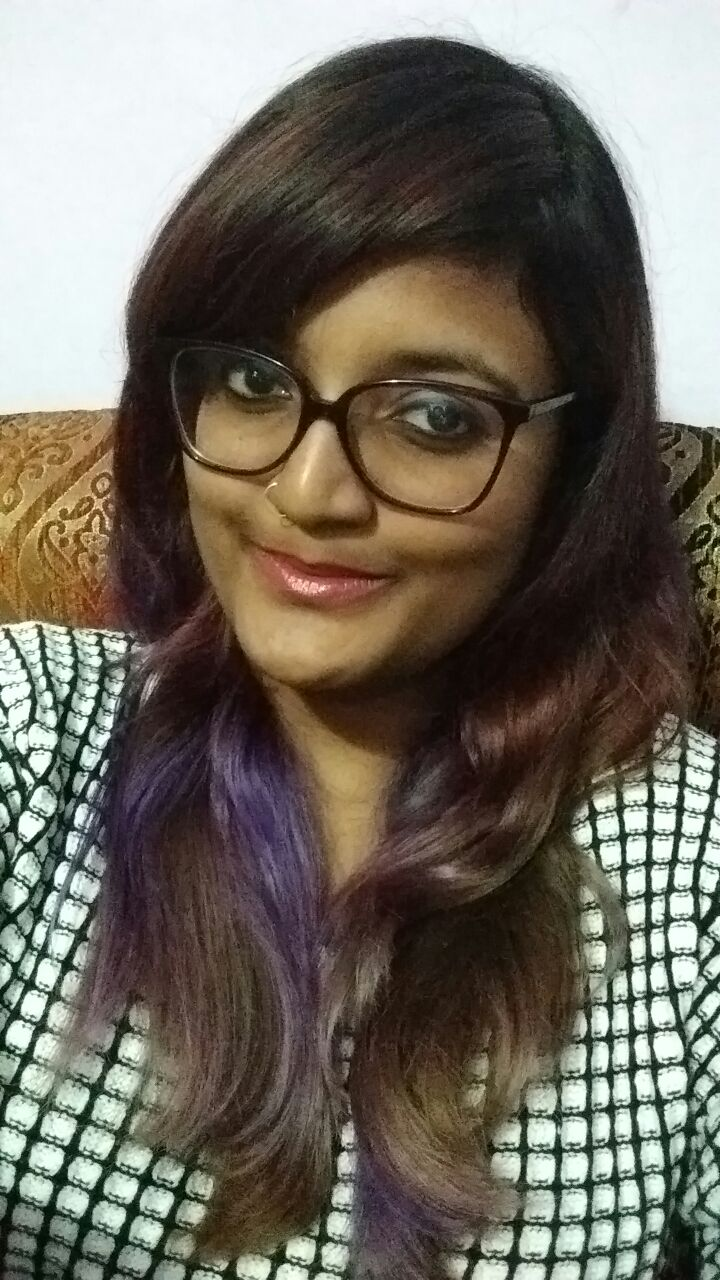
#> input picture image/test.jpg, 720 x 1280 px
$ jupyter execute 'Instagram filter.ipynb'   (shell and % lines are left out)   (older library calls are emulated)
#> lines starting #> are read from the running program, lines starting #| are printed output that depends on the picture; after the words box and inside, x2 and y2 are one past the last pixel; in counts of white or black regions, pixels touching at a corner belong together
<p style="font-family: Arial; font-size:3.75em;color:purple; font-style:bold"><br>
Image Filters using numpy</p>

<p style="font-family: Verdana; font-size:1.75em; color:#2462C0; font-style:bold">Loading the libraries we need: numpy, scipy, matplotlib</p>

[cell 1]
import numpy as np
from scipy import misc #Scipy library helps in the image processing ascept and misc helps in miscellaneous utilities (e.g. image reading/writing)
import matplotlib.pyplot as plt

<p style="font-family: Verdana; font-size:1.75em; color:#2462C0; font-style:bold">Creating a numpy array from an image file:</p>

<br>
Lets choose a portrait image file as an ndarray and display its type

[cell 2]
from skimage import data

photo_data = misc.imread('./image/test.jpg')
#> photo_data is the input picture: shape (1280, 720, 3); mean R, G, B 111.1, 105.1, 94

type(photo_data)

Lets see what is in the image

[cell 3]
plt.figure(figsize=(10,10))
plt.imshow(photo_data)

[cell 4]
photo_data.shape
#> Out = (1280, 720, 3)

#print(photo_data)

The shape of the ndarray show that it is a three layered matrix. The first two numbers here are length and width, and the third number (i.e. 3) is for three layers: Red, Green and Blue.

<p style="font-family: Arial; font-size:1.75em;color:#2462C0; font-style:bold">
RGB Color Mapping in the Photo:</p> <br>
<ul>
<li><p style="font-family: Arial; font-size:1.75em;color:red; font-style:bold">
RED pixel indicates Altitude</p>
<li><p style="font-family: Arial; font-size:1.75em;color:blue; font-style:bold">
BLUE pixel indicates Aspect
</p>
<li><p style="font-family: Arial; font-size:1.75em;color:green; font-style:bold">
GREEN pixel indicates Slope
</p>
</ul>
<br>
The higher values denote higher altitude, aspect and slope.

[cell 5]
photo_data.size
#> Out = 2764800

[cell 6]
photo_data.min(), photo_data.max()
#> Out = (0, 255)

[cell 7]
photo_data.mean()
#> Out = 103.4

Pixel on the 150th Row and 250th Column

[cell 8]
photo_data[150, 250]
#> Out = [122, 109, 100]

[cell 9]
photo_data[150, 250, 1]
#> Out = 109

<p style="font-family: Arial; font-size:1.75em;color:#2462C0; font-style:bold"><br>
Set a Pixel to All Zeros</p>
<br/>
We can set all three layer in a pixel as once by assigning zero globally to that (row,column) pairing. However, setting one pixel to zero is not noticeable.

[cell 10]
#photo_data = misc.imread('./wifire/sd-3layers.jpg')
photo_data[150, 250] = 0
#> photo_data: shape (1280, 720, 3); under 0.01% of pixels changed, all inside (x1, y1, x2, y2) = (250, 150, 251, 151)
plt.figure(figsize=(10,10))
plt.imshow(photo_data)

<p style="font-family: Arial; font-size:1.75em;color:#2462C0; font-style:bold"><br>
Changing colors in a Range<p/>
<br/>
We can also use a range to change the pixel values. As an example, let's set the green layer for rows 200 t0 800 to full intensity.

[cell 11]
photo_data = misc.imread('./image/test.jpg')

photo_data[0:1200, 100:600 ,2] = 255
plt.figure(figsize=(10,10))
plt.imshow(photo_data)

[cell 12]
photo_data = misc.imread('./image/test.jpg')

photo_data[400:1000, :] = 255
plt.figure(figsize=(10,10))
plt.imshow(photo_data)

[cell 13]
photo_data = misc.imread('./image/test.jpg')

photo_data[200:800, :] = 0
plt.figure(figsize=(10,10))
plt.imshow(photo_data)

<p style="font-family: Arial; font-size:1.75em;color:#2462C0; font-style:bold"><br>
Pick all Pixels with Low Values</p>

[cell 14]
photo_data = misc.imread('./image/test.jpg')
print("Shape of photo_data:", photo_data.shape)
#| Shape of photo_data: (1280, 720, 3)
low_value_filter = photo_data < 200
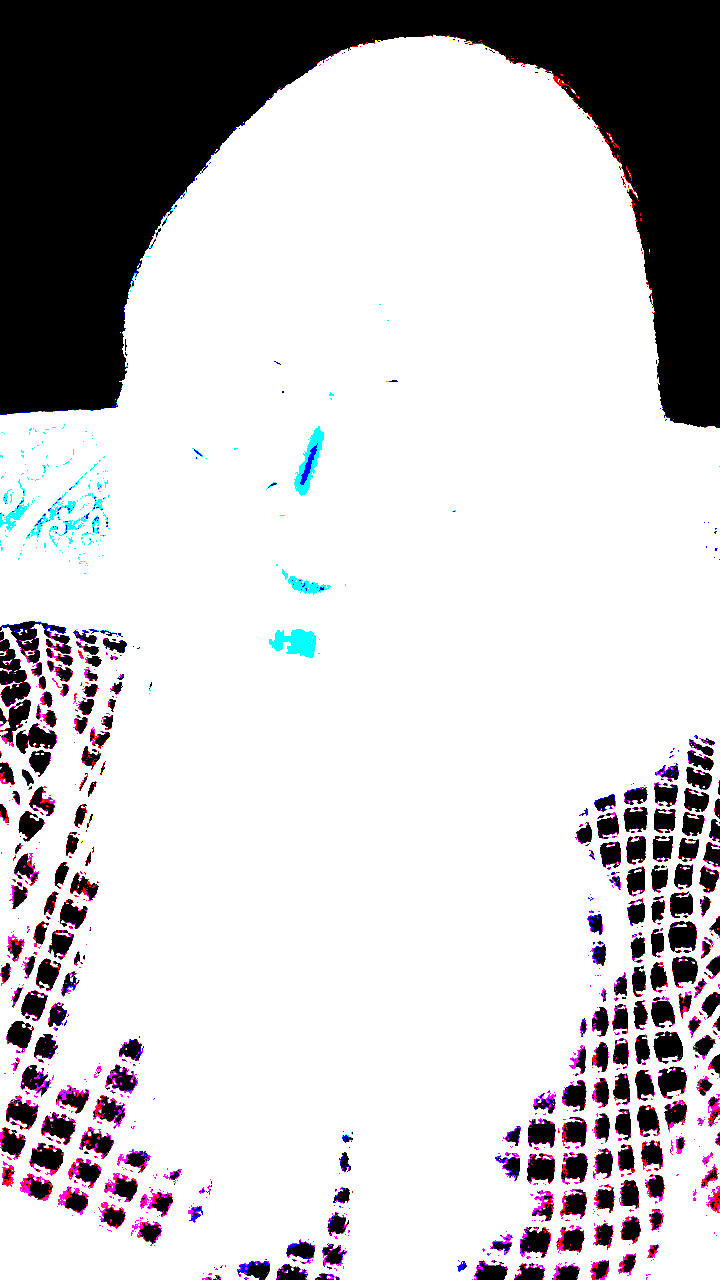
#> low_value_filter: shape (1280, 720, 3) bool; mean R, G, B 0.794, 0.782, 0.795
print("Shape of low_value_filter:", low_value_filter.shape)
#| Shape of low_value_filter: (1280, 720, 3)

<p style="font-family: Arial; font-size:1.75em;color:#2462C0; font-style:bold">
Filtering Out Low Values</p><br/>
Whenever the low_value_filter is True, set value to 0

[cell 15]
#import random
plt.figure(figsize=(10,10))
plt.imshow(photo_data)
photo_data[low_value_filter] = 0
plt.figure(figsize=(10,10))
plt.imshow(photo_data)

<p style="font-family: Arial; font-size:1.75em;color:#2462C0; font-style:bold">
More Row and Column Operations</p><br>
You can design complex patters by making cols a function of rows or vice-versa. Here we try a linear relationship between rows and columns.

[cell 16]
rows_range = np.arange(len(photo_data))
#> rows_range = 1280 values from 0 to 1279
cols_range = np.arange(len(photo_data[0]))
#> cols_range = 720 values from 0 to 719
print(type(rows_range),type(cols_range))
#| <class 'numpy.ndarray'> <class 'numpy.ndarray'>

[cell 17]
if (len(rows_range) < len(cols_range)):
    photo_data[rows_range, rows_range] = 255
else:
 photo_data[cols_range, cols_range] = 255
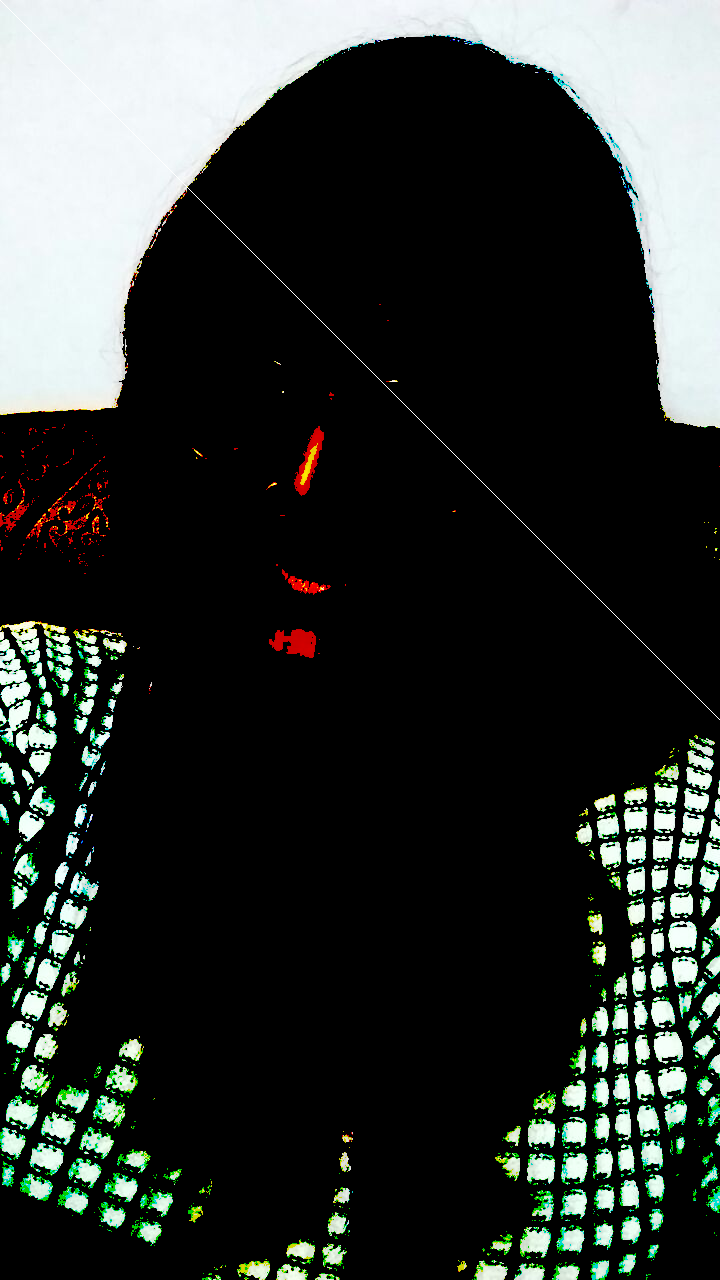
#> photo_data: shape (1280, 720, 3); mean R, G, B 48.3, 52.6, 49.6

[cell 18]
plt.figure(figsize=(10,10))
plt.imshow(photo_data)

<p style="font-family: Arial; font-size:2.75em;color:purple; font-style:bold"><br>
Further Processing to create more RGB filters </p>

<p style="font-family: Arial; font-size:1.75em;color:#2462C0; font-style:bold">
Processing of RED Pixels</p>

We will do this by detecting high intensity RED Pixels and muting down other areas.

[cell 19]
photo_data = misc.imread('./image/test.jpg')
red_mask   = photo_data[:, : ,0] < 100
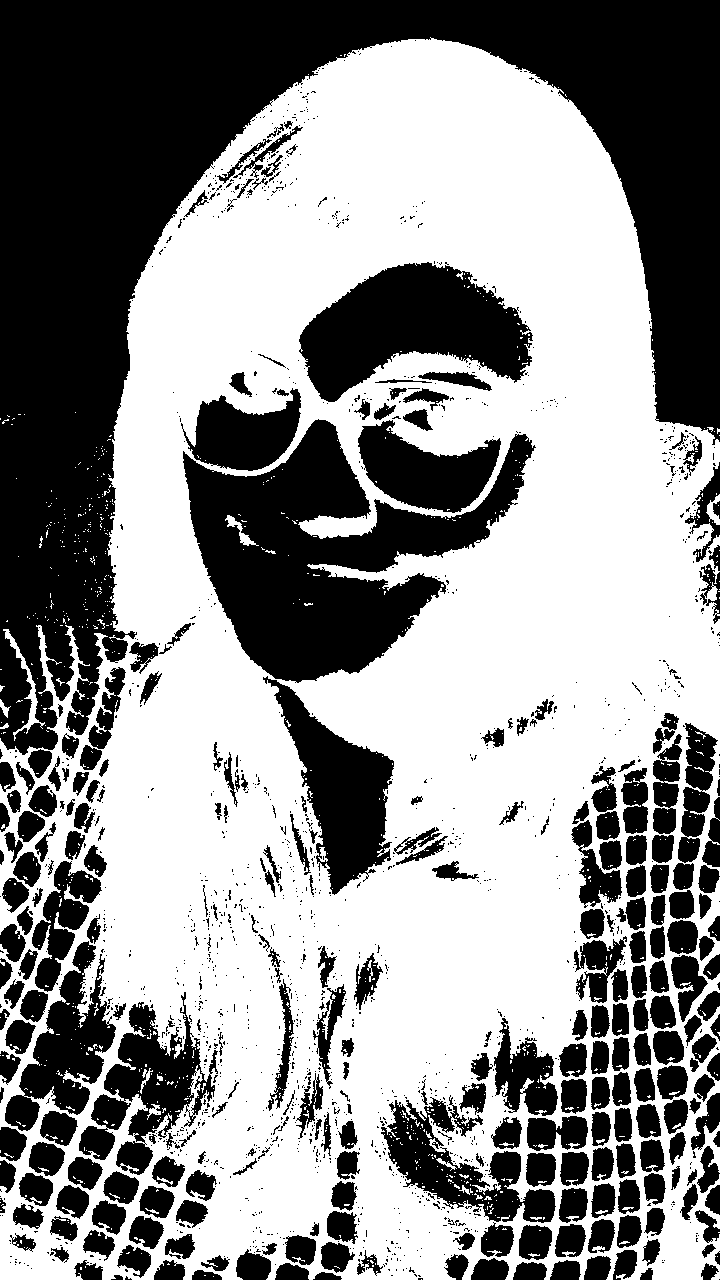
#> red_mask: shape (1280, 720) bool; 56.3% white; 1650 black regions (1355 under 20 px), largest, box (x1, y1, x2, y2) and area: (0, 0, 720, 755) 173789, (183, 419, 536, 683) 42514, (299, 262, 533, 402) 18912

photo_data[red_mask] = 0
plt.figure(figsize=(10,10))
plt.imshow(photo_data)

<p style="font-family: Arial; font-size:1.75em;color:#2462C0; font-style:bold"><br>
Detecting Highl-GREEN Pixels</p>

[cell 20]
photo_data = misc.imread('./image/test.jpg')
green_mask = photo_data[:, :, 1 ] < 100
#> green_mask: shape (1280, 720) bool; 60.9% white; 1358 black regions (1106 under 20 px), largest, box (x1, y1, x2, y2) and area: (0, 0, 720, 778) 163726, (303, 265, 511, 402) 13996, (183, 420, 471, 562) 13772

photo_data[green_mask] = 0
plt.figure(figsize=(10,10))
plt.imshow(photo_data)

<p style="font-family: Arial; font-size:1.75em;color:#2462C0; font-style:bold"><br>
Detecting Highly-BLUE Pixels</p>

[cell 21]
photo_data = misc.imread('./image/test.jpg')
blue_mask  = photo_data[:, : ,2] >180
#> blue_mask: shape (1280, 720) bool; 22.2% white; 603 white regions (399 under 20 px), largest, box (x1, y1, x2, y2) and area: (0, 0, 720, 428) 137212, (0, 621, 74, 677) 1553, (0, 632, 31, 707) 1275

photo_data[blue_mask] = 90
plt.figure(figsize=(10,10))
plt.imshow(photo_data)

<p style="font-family: Arial; font-size:1.75em;color:#2462C0; font-style:bold"><br>

Composite mask that takes thresholds on all three layers: RED, GREEN, BLUE</p>

[cell 22]
photo_data = misc.imread('./image/test.jpg')

red_mask   = photo_data[:, : ,0] < 80
#> red_mask: shape (1280, 720) bool; 47.3% white; 1536 white regions (1454 under 20 px), largest, box (x1, y1, x2, y2) and area: (0, 39, 720, 1280) 422945, (164, 90, 296, 236) 1922, (304, 503, 377, 536) 711
green_mask = photo_data[:, : ,1] < 120
#> green_mask: shape (1280, 720) bool; 66.1% white; 959 black regions (693 under 20 px), largest, box (x1, y1, x2, y2) and area: (0, 0, 720, 554) 145662, (307, 272, 503, 401) 10663, (233, 558, 399, 676) 8382
blue_mask  = photo_data[:, : ,2] > 160
#> blue_mask: shape (1280, 720) bool; 23.8% white; 566 white regions (347 under 20 px), largest, box (x1, y1, x2, y2) and area: (0, 0, 720, 428) 138239, (0, 621, 74, 754) 5075, (672, 955, 707, 1000) 811

final_mask = np.logical_and(red_mask, green_mask, blue_mask)
photo_data[final_mask] = 0
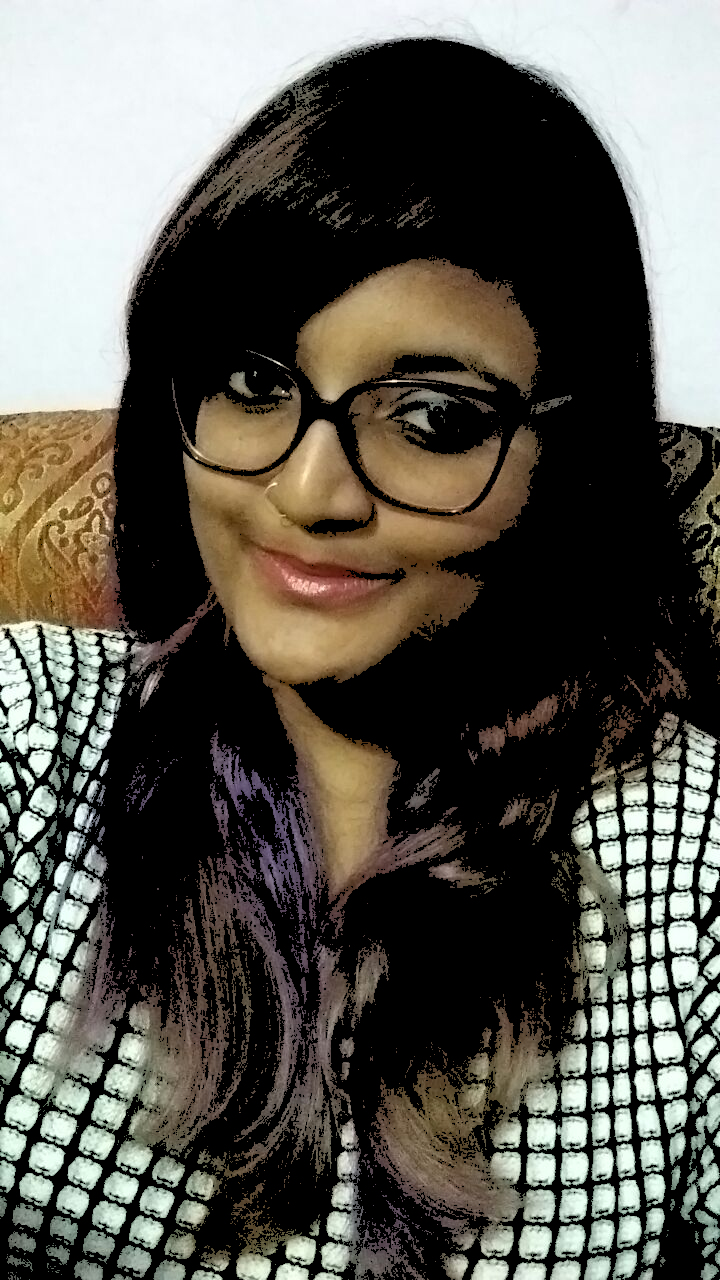
#> photo_data: shape (1280, 720, 3); mean R, G, B 89.5, 87, 79.1
plt.figure(figsize=(10,10))
plt.imshow(photo_data)
